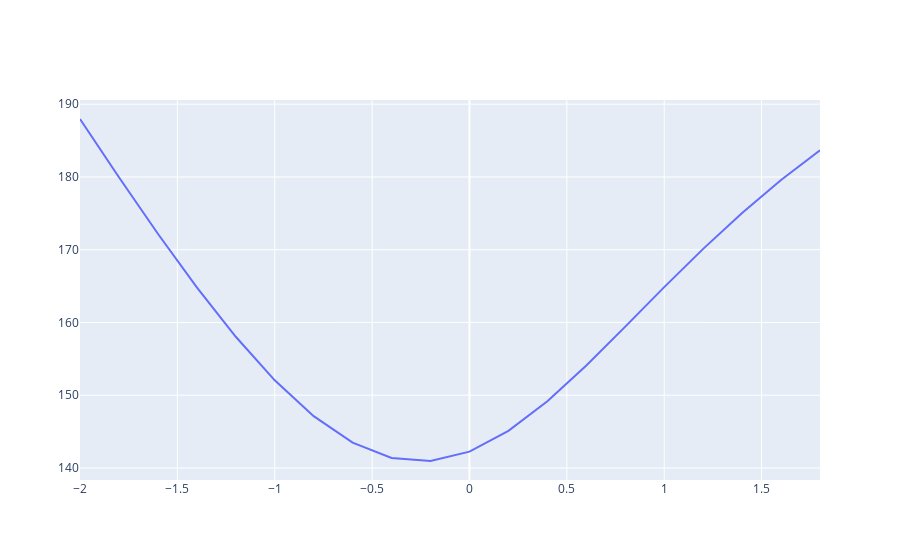

Source (notebook cell):
### Code cell
import plotly.graph_objects as go
cost_curve_trace = go.Scatter(x=weights, y=squared_errors)
cost_curve_fig = go.Figure(cost_curve_trace)
cost_curve_fig

### Figure 1 — Plotly figure (JSON) as saved in the notebook; plotly's stock layout.template omitted (floating-point values rounded to 4 significant figures)
{"data": [{"type": "scatter", "x": [-2, -1.8, -1.6, -1.4, -1.2, -1, -0.8, -0.6, -0.4, -0.2, 0, 0.2, 0.4, 0.6, 0.8, 1, 1.2, 1.4, 1.6, 1.8], "y": [188.0, 180.0, 172.2, 164.8, 158.0, 152.1, 147.1, 143.5, 141.4, 141.0, 142.2, 145.1, 149.2, 154.1, 159.4, 164.9, 170.1, 175.1, 179.6, 183.7]}], "layout": {"autosize": true, "xaxis": {"autorange": true, "range": [-2, 1.8], "type": "linear"}, "yaxis": {"autorange": true, "range": [138.3, 190.6], "type": "linear"}}}
